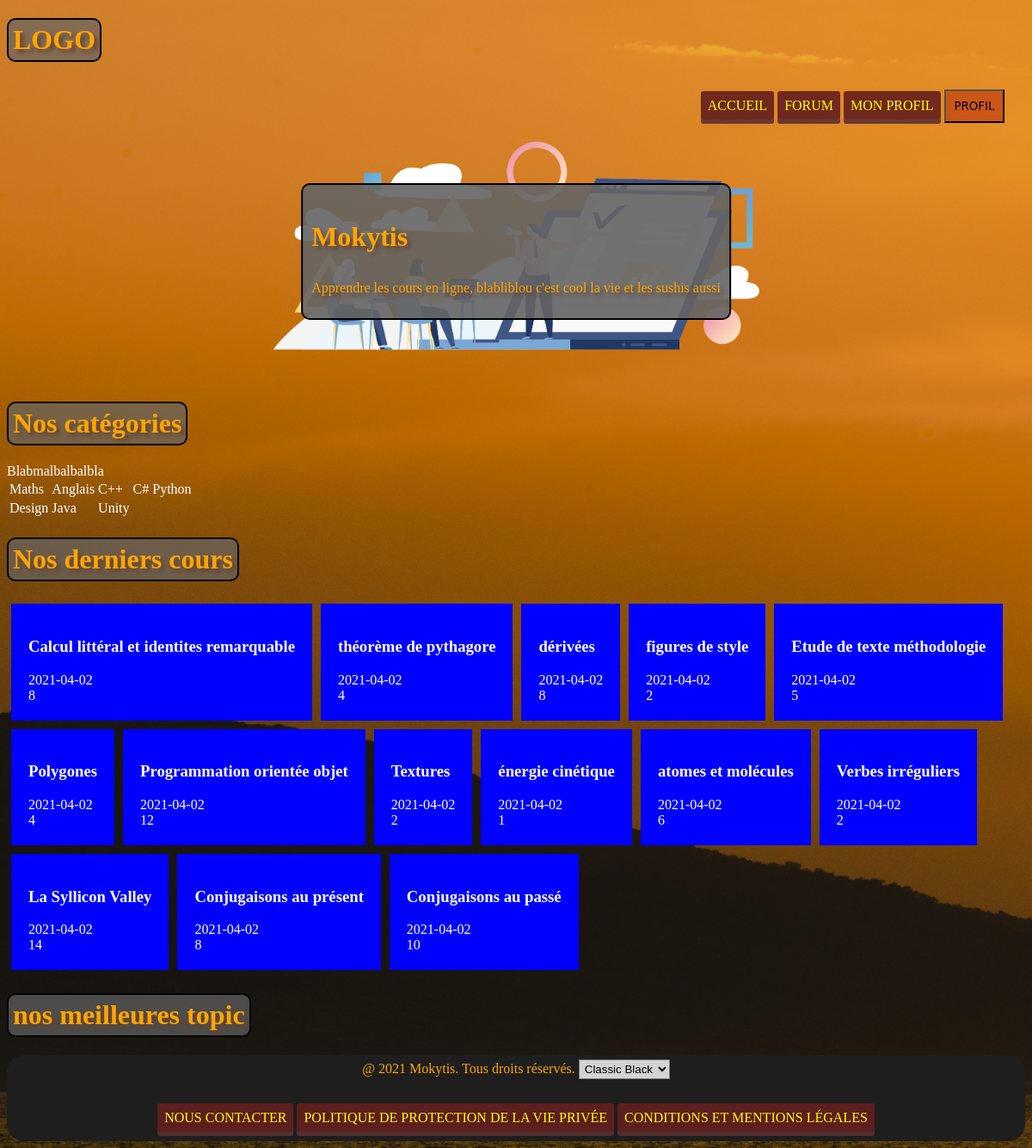
The page / on the database its author committed.
### tables this page shows
CREATE TABLE COURS(
  idCours INT PRIMARY KEY NOT NULL,
  intituleCours VARCHAR(40) UNIQUE,
  professeur INT,
  accepte BOOL DEFAULT FALSE,
  dateAjout DATE,
  dureeEstimee int,
  FOREIGN KEY (professeur) REFERENCES PROFESSEUR(idProf)
  );

### Controleur/controller.php (called while the page is built, shortened)
<?php
require('Modele/modele.php');
require('Modele/Cours.php');
function accueil()
{
    $tabCours = getLastCours();
    require('Vue/vueAccueil.php');
}

### Modele/modele.php (called while the page is built, shortened)
<?php
function ouvrirConnexion(){
  try{
      $dbConn=new PDO('mysql:host=localhost; dbname=mokytis', "root", "root");
      return $dbConn;
  }catch(PDOException $e){
    print "Erreur !: ".$e->getMessage() ."<br/>";
    return null;
  }
}
function getLastCours(){
  $dbConn = ouvrirConnexion();
  $requete="select * from COURS;";
  $lesCours=$dbConn->query($requete)->fetchAll();
  $tabCours = [];
  foreach ($lesCours as $key => $cours) {
    $tabCours[] = Cours::avecBD($cours);
  }
  return $tabCours;
}
 ?>

### Modele/Cours.php (the view, shortened to what this page needs)
<?php
class Cours{
	private $idCours, $intituleCours, $professeur, $accepte, $dateAjout, $dureeEstimee;
	protected function remplirBD(array $row){
		$this->intituleCours=$row['intituleCours'];
		$this->dateAjout=$row['dateAjout'];
		$this->dureeEstimee=$row['dureeEstimee'];
	}
	public function afficherApperçu(){
		$contenu = "<div class='appercuCours'><h3>".$this->intituleCours."</h3>".$this->dateAjout."<br> ".$this->dureeEstimee."</div>";
		return $contenu;
	}
	public static function avecBD(array $row){
		$instance=new self();
		$instance->remplirBD($row);
		return $instance;
	}
}
?>

### Vue/vueAccueil.php (shortened to what this page needs)
<div class="imgBox">
	<div class="encardrement">
		<h3> Mokytis </h3>
		<p> Apprendre les cours en ligne, blabliblou c'est cool la vie et les sushis aussi </p>
	</div>
</div>
<h1> Nos catégories </h1>
Blabmalbalbalbla
<table>
	<tr>
		<td>Maths</td><td>Anglais</td><td>C++</td><td>C#</td><td>Python</td>
	</tr>
	<tr>
		<td>Design</td><td>Java</td><td>Unity</td><td></td>
	</tr>
</table>
<h1>Nos derniers cours</h1>
<div class="lastCours">
	<?php
	foreach ($tabCours as $key => $cours) {
		echo $cours->afficherApperçu();
	}
?>
</div>
<h1>nos meilleures topic </h1>
<?php
$contenu=ob_get_clean();
require 'template.php';
?>

### index.php (shortened to what this page needs)
<?php
require("Controleur/controller.php");
if (isset($_GET['action'])){
	if($_GET['action']== "accueil"){
		accueil();
	}
	else if($_GET['action']== "profil"){
		profil();
	}
	else if($_GET['action']== "contact"){
		contact();
	}
	else if($_GET['action']== "politique"){
		politique();
	}
	else if($_GET['action']== "mentionsLegales"){
		mentionsLegales();
	}
	else if($_GET['action']== "login"){
		login();
	}
} else {
	accueil();
}
?>

### Vue/template.php (shortened to what this page needs)
<!doctype html>
<html lang="fr">
<head>
	<link rel="stylesheet" href="Style/orangeIsTheNewBlack.css" media="screen">
</head>
<body>
	<div id="global">
	<header>
		<h1> LOGO </h1>
		<div id="header">
		  <nav>
		    <a href="index.php?action=accueil">Accueil</a>
		    <a href="index.php?action=forum">Forum</a>
		    <a href="index.php?action=profil">Mon profil</a>
				<button type="button" name="button" id="profil"> profil</button>
		  </nav>
		</div>
	</header>
	<div id="contenu">
		<?php echo $contenu ?>
	</div>
	<footer>
		<div id="footer">
		<p style="padding-top: 5px;">@ 2021 Mokytis. Tous droits réservés.
		<select class="themeButton" style="background-color: lightgrey; padding: 2px;">
			<option value="ClaBlack">Classic Black</option>
		</select><br/><br/><br/>
		<span class="footer_links" style="padding-bottom: 20px;">
			<a href="index.php?action=contact">Nous contacter</a>
		  	<a href="index.php?action=politique">Politique de protection de la vie privée</a>
		  	<a href="index.php?action=mentionsLegales">Conditions et mentions Légales</a>
		  </span>
		</p>
		</div>
	</footer>
	</div>
</body>
</html>

### Style/orangeIsTheNewBlack.css (style rules this page uses)
body { background-image: url("../Ressources/orangeSunset.jpg"); background-repeat: no-repeat; background-attachment: fixed; background-size: cover; }
p { font-family: Verdana; color: white; }
h1 { display: table; border: 2px solid black; padding: 5px; background-color: rgba(100, 100, 100, 0.7); border-radius: 10px; font-family: Verdana; color: orange; text-shadow: 4px 4px 4px #643; }
h3 { display: table; font-family: Verdana; color: white; }
div { font-family: Verdana; color: white; }
#footer { background: rgba(30, 30, 30, 1); border-radius: 20px; width: 100%; height: 100px; font-family: Verdana; color: white; text-align: center; }
#profil { background-color: rgba(200, 80, 20, 0.9); padding: 10px 10px; position: relative; right:0px; top:0px; font-family: DejaVu Sans; color: black; text-transform: uppercase; }
a:link { background-color: rgba(100, 30, 30, 0.9); border-radius: 3px; box-shadow: 0px 5px 0px rgba(90, 50, 50, 0.9); padding: 8px 8px; position: relative; color: yellow; text-decoration: none; text-transform: uppercase; }
nav { text-align: right; padding-right: 2%; padding-top: 10px; padding-bottom: 10px; }
nav > a { text-decoration:none; padding-left: 4%; padding-right: 4%; }
.imgBox { display: grid; height: 100%; }
.encardrement { display: table; border: 2px solid black; padding: 5px; background-color: rgba(100, 100, 100, 0.9); border-radius: 10px; font-family: Verdana; color: orange; text-shadow: 4px 4px 4px #643; margin-top: 5%; padding: 10px; border-radius: 10px; position: absolute; left: 50%; text-align: center; transform: translate(-50%, 0%); }
.encardrement > h3,p { color: orange; text-align: center; }
.encardrement > h3 { font-size: 200%; }
.appercuCours { background-color: blue; display: inline-block; width: auto; padding: 20px; margin: 5px; }

### rows shown on the page
cours: intituleCours "Calcul littéral et identites remarquable", dateAjout "2021-04-02", dureeEstimee "8"
cours: intituleCours "théorème de pythagore", dateAjout "2021-04-02", dureeEstimee "4"
cours: intituleCours "dérivées", dateAjout "2021-04-02", dureeEstimee "8"
cours: intituleCours "figures de style", dateAjout "2021-04-02", dureeEstimee "2"
cours: intituleCours "Etude de texte méthodologie", dateAjout "2021-04-02", dureeEstimee "5"
cours: intituleCours "Polygones", dateAjout "2021-04-02", dureeEstimee "4"
cours: intituleCours "Programmation orientée objet", dateAjout "2021-04-02", dureeEstimee "12"
cours: intituleCours "Textures", dateAjout "2021-04-02", dureeEstimee "2"
cours: intituleCours "énergie cinétique", dateAjout "2021-04-02", dureeEstimee "1"
cours: intituleCours "atomes et molécules", dateAjout "2021-04-02", dureeEstimee "6"
cours: intituleCours "Verbes irréguliers", dateAjout "2021-04-02", dureeEstimee "2"
cours: intituleCours "La Syllicon Valley", dateAjout "2021-04-02", dureeEstimee "14"
cours: intituleCours "Conjugaisons au présent", dateAjout "2021-04-02", dureeEstimee "8"
cours: intituleCours "Conjugaisons au passé", dateAjout "2021-04-02", dureeEstimee "10"
